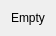
<?xml version="1.0" encoding="UTF-8"?>
<ui version="4.0">
 <class>SpecificSimParamsEmpty</class>
 <widget class="QWidget" name="SpecificSimParamsEmpty">
  <property name="geometry">
   <rect>
    <x>0</x>
    <y>0</y>
    <width>48</width>
    <height>31</height>
   </rect>
  </property>
  <property name="windowTitle">
   <string>Form</string>
  </property>
  <layout class="QGridLayout" name="gridLayout">
   <item row="0" column="0">
    <widget class="QLabel" name="label">
     <property name="text">
      <string>Empty</string>
     </property>
    </widget>
   </item>
  </layout>
 </widget>
 <resources/>
 <connections/>
</ui>
